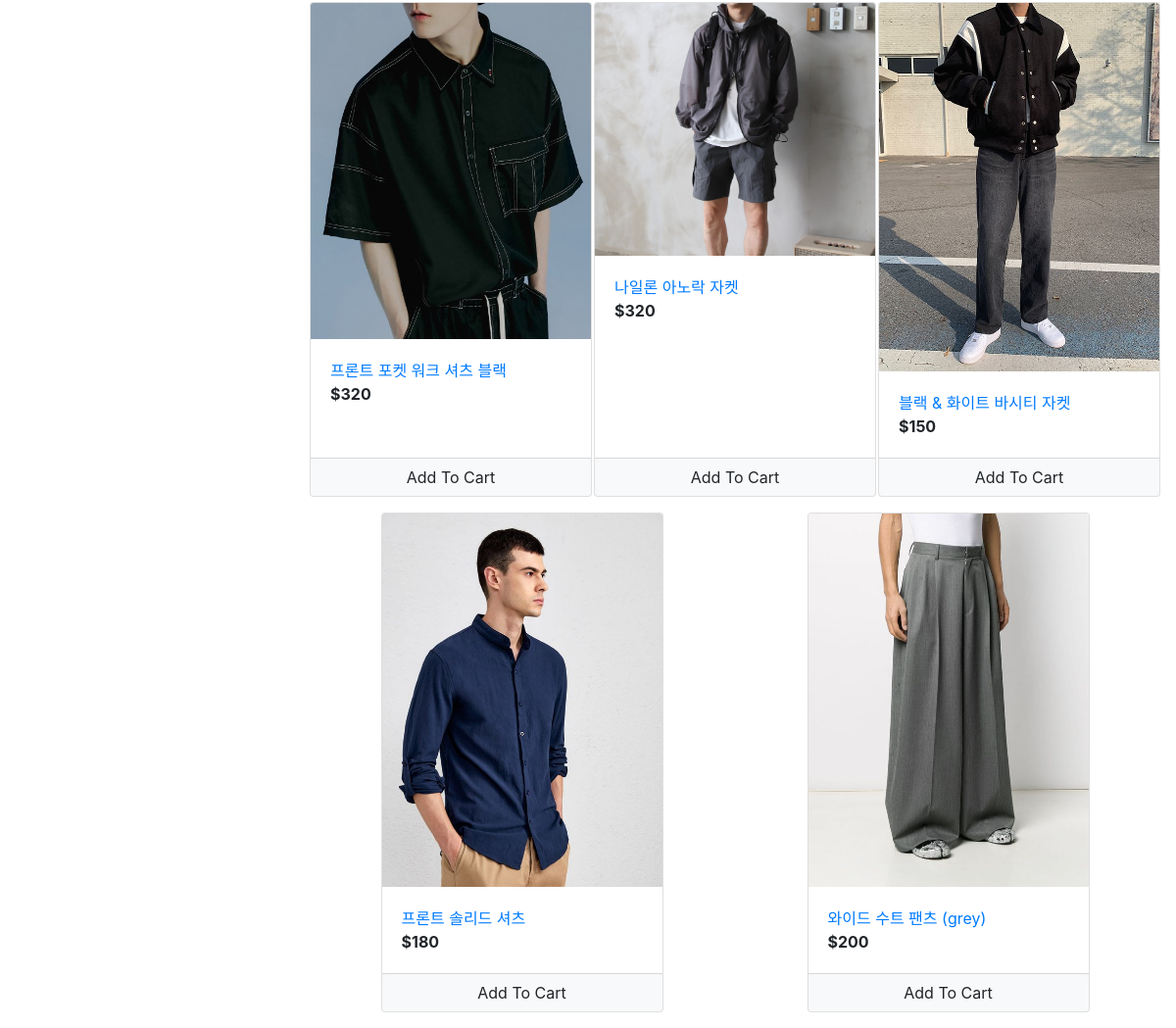
/store?category=1 (lower part), run on an earlier commit of the app's database.
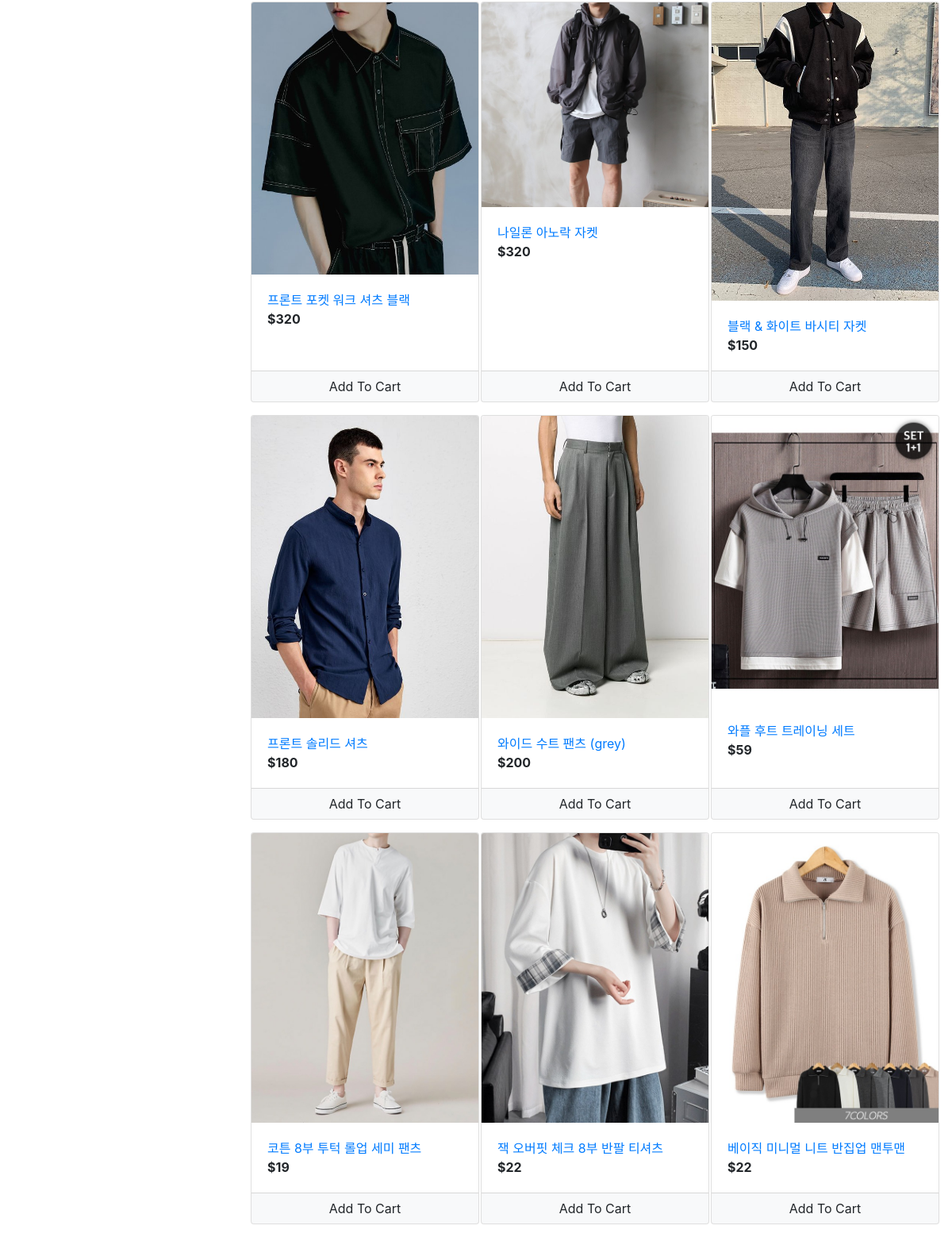
And on a later commit of the database.
### store/models/product.py (models this page shows, shortened)
class Product(models.Model):
    name = models.CharField(max_length=50)
    price = models.IntegerField(default=0)
    category = models.ForeignKey(Category, on_delete=models.CASCADE, default=1)
    description = models.CharField(max_length=300, default='' , null=True , blank=True)
    image = models.ImageField(upload_to='uploads/products/')
    @staticmethod
    def get_all_products_by_categoryid(category_id):
        if category_id:
            return Product.objects.filter(category = category_id)
        else:
            return Product.get_all_products();

### store/views/home.py (the view)
# urls.py: path('' , include('store.urls'))
def store(request):
    cart = request.session.get('cart')
    if not cart:
        request.session['cart'] = {}
    products = None
    categories = Category.get_all_categories()
    categoryID = request.GET.get('category')
    if categoryID:
        products = Product.get_all_products_by_categoryid(categoryID)
    else:
        products = Product.get_all_products();
    data = {}
    data['products'] = products
    data['categories'] = categories
    print('you are : ', request.session.get('email'))
    return render(request, 'index.html', data)

### store/models/category.py (called while the page is built)
    @staticmethod
    def get_all_categories():
        return Category.objects.all()

### store/templatetags/cart.py (called while the page is built)
@register.filter(name='is_in_cart')
def is_in_cart(product  , cart):
    keys = cart.keys()
    for id in keys:
        if int(id) == product.id:
            return True
    return False;

### store/templatetags/custom_filter.py (called while the page is built)
@register.filter(name='currency')
def currency(number):
    return "$"+str(number)

### store/templates/index.html (shortened to what this page needs)
{% extends 'base.html' %}
{% block content %}
{% load cart %}
{% load custom_filter %}
<div class="container-fluid mt-3">
	<div class="row">
		<div class="col-lg-3 mx-auto">
		</div>
		<div id='products' class="col-lg-9 mx-auto">
			<div class="row mx-auto">
				{% for product in products %}
				<div class="card mx-auto mb-3" id={{product.id}} style="width: 18rem;">
					<img class="card-img-top" src="{{product.image.url}}" alt="Card image cap">
					<div class="card-body">
						<a href="{% url 'detail' product.id %}">{{product.name}}</a>
						<p class="card-text"><b>{{product.price|currency}}</b></p>
					</div>
					<div class="card-footer p-0 no-gutters">
						{% if product|is_in_cart:request.session.cart %}
						<div class="row no-gutters">
							<form action="/#{{product.id}}" class="col-2 " method="post">
								{% csrf_token %}
								<input hidden type="text" name='product' value='{{product.id}}'>
								<input hidden type="text" name='remove' value='True'>
								<input type="submit" value=" - " class="btn btn-block btn-light border-right">
							</form>
							<div class="text-center col">{{product|cart_quantity:request.session.cart}} in Cart</div>
							<form action="/#{{product.id}}" class="col-2 " method="post">
								{% csrf_token %}
								<input hidden type="text" name='product' value='{{product.id}}'>
								<input type="submit" value=" + " class="btn btn-block btn-light border-left">
							</form>
						</div>
						{% else %}
						<form action="/#{{product.id}}" method="POST" class="btn-block">
							<input type="submit" class="float-right btn btn-light  form-control"
								value="Add To Cart">
						</form>
						{% endif %}
					</div>
				</div>
				{% endfor %}
			</div>
		</div>
	</div>
</div>
{% endblock %}

What changed in the data, as far as the page shows it:
added Product: image (picture), name "와플 후트 트레이닝 세트", price "$59"
added Product: image (picture), name "코튼 8부 투턱 롤업 세미 팬츠", price "$19"
added Product: image (picture), name "잭 오버핏 체크 8부 반팔 티셔츠", price "$22"
added Product: image (picture), name "베이직 미니멀 니트 반집업 맨투맨", price "$22"
